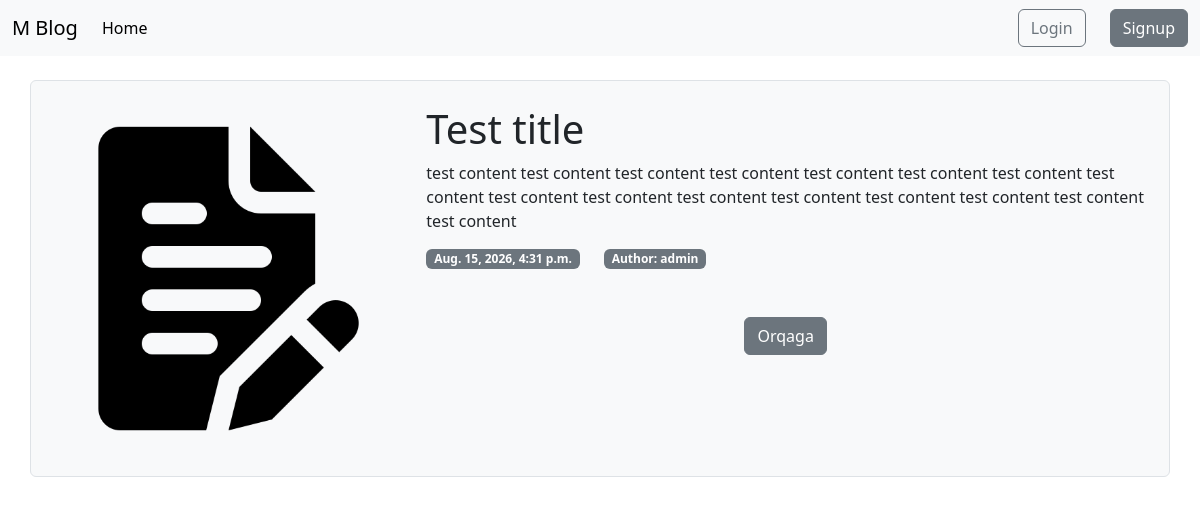
The page /articles/test-title/ on the database its author committed.
### blog/models.py (models this page shows, shortened)
class Article(models.Model):
   title = models.CharField(max_length=200, unique=True)
   image = models.ImageField(upload_to="articles/", null=True, blank=True)
   slug = models.SlugField(max_length=220, unique=True, blank=True)
   content = models.TextField()
   author = models.ForeignKey(
       settings.AUTH_USER_MODEL, on_delete=models.SET_NULL,null=True, blank=True,
       related_name="articles",)#related names for view
   created_at = models.DateTimeField(auto_now_add=True)
   likes = models.ManyToManyField(settings.AUTH_USER_MODEL, related_name="liked_articles", blank=True, null=True)
   dislikes = models.ManyToManyField(settings.AUTH_USER_MODEL, related_name="disliked_articles", blank=True, null=True)

### blog/views.py (the view)
# urls.py: path("articles/<slug:slug>/",  views.article_detail, name="article_detail"),
def article_detail(request, slug):
   article = get_object_or_404(Article, slug=slug)
   return render(request, "blog/article_detail.html", {"article": article})

### templates/blog/article_detail.html (shortened to what this page needs)
{% extends "base.html" %}
{% load static %}
{% block content %}
<div class="row">
    <div class="col-4">
          {% if article.image %}
  <img src="{{ article.image.url }}" class="card-img-top w-100" alt="...">
  {% else %}
  <img src="{%static 'images/article.png' %}" class="card-img-top w-100" alt="...">
  {% endif %}
    </div>
    <div class="col">
        <h1>{{ article.title }}</h1>
        <p>{{ article.content }}</p>
        <div class="d-flex align-items-center">
            <span class="badge text-bg-secondary me-4">{{ article.created_at }}</span>
            <span class="badge text-bg-secondary">Author: {{ article.author }}</span>
        </div>
        <div class="text-center">
            <a class="btn btn-secondary my-5" href="{% url 'article_list' %}">Orqaga</a>
        </div>
    </div>
</div>
{% endblock %}

### rows shown on the page
Article: image (picture), title "Test title", content "test content test content test content test content test content test content test content test content test content test content test content test content test content test content test content test content", created_at "Aug. 15, 2026, 4:31 p.m.", author "admin"
